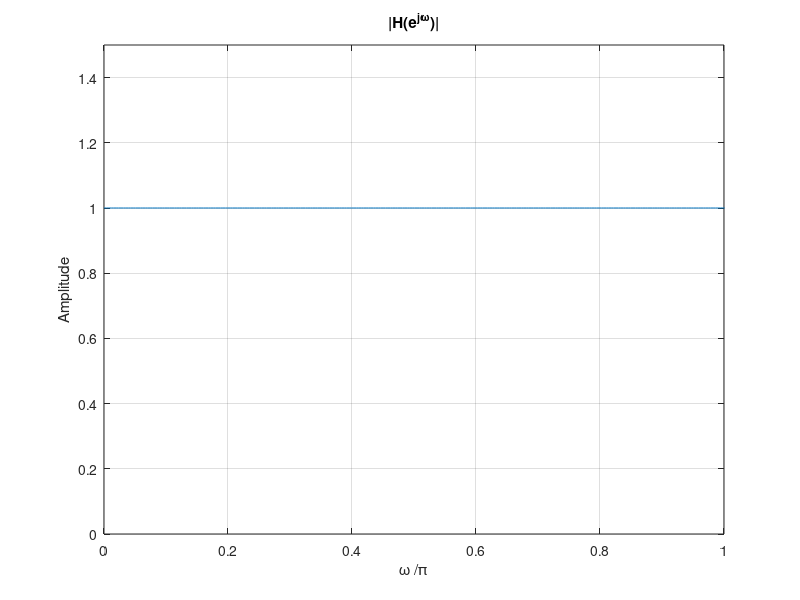

Recreate this plot in MATLAB.
% Program Q4_14c
clear;

w = 0:2*pi/511:2*pi;
num1 = [.46065 .46065];
den1 = [1 -.07870];

num2 = [.53935 -.53935];
den2 = [1 -.07870];

h1 = freqz(num1, den1, w);
h2 = freqz(num2, den2, w);
y = h1 + h2;
plot(w/pi,abs(y));
axis([0 1 0 1.5])
grid;
title('|H(e^{j\omega})|');
xlabel('\omega /\pi');
ylabel('Amplitude');
